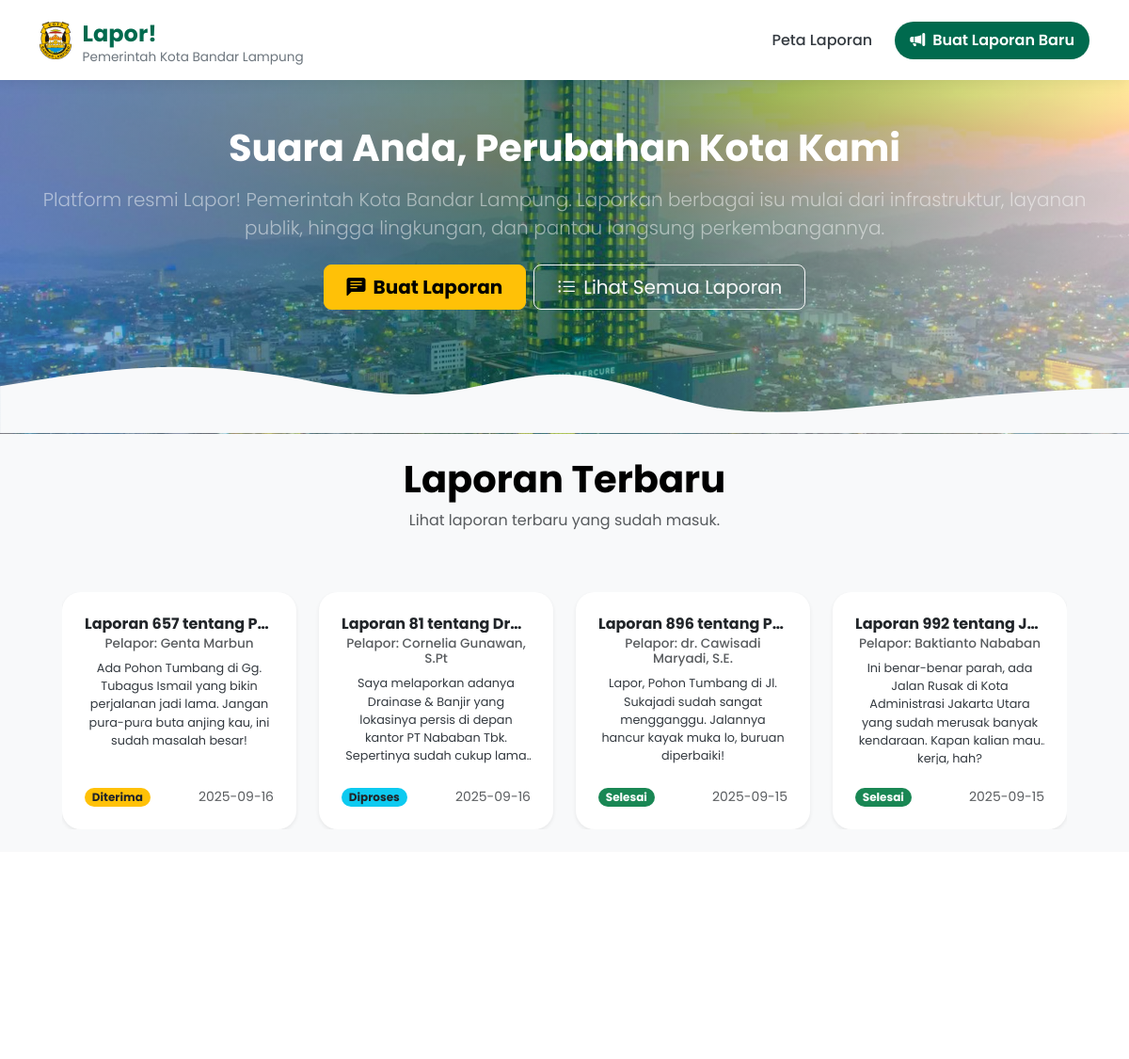
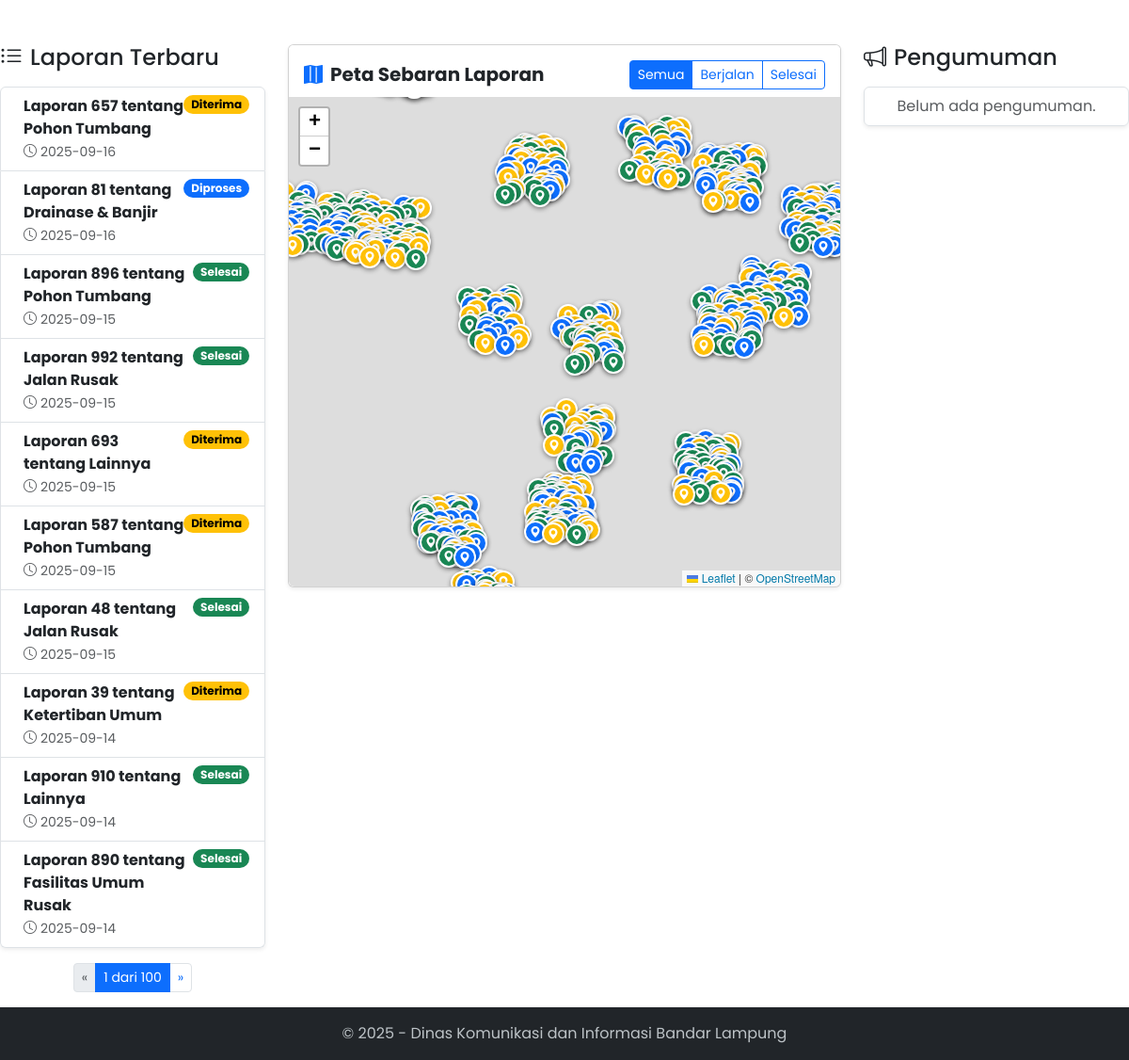
The page / on the database its author committed (2 pictures, top to bottom).
### tables this page shows
CREATE TABLE laporan (
    id INTEGER PRIMARY KEY AUTOINCREMENT,
    nomor_laporan TEXT NOT NULL UNIQUE,
    nama_pelapor TEXT NOT NULL,
    no_whatsapp TEXT,
    judul TEXT NOT NULL,
    deskripsi TEXT NOT NULL,
    -- PERUBAHAN UTAMA: Menggunakan Foreign Key ke tabel kategori
    kategori_id INTEGER NOT NULL,
    kecamatan TEXT,
    kelurahan TEXT,
    foto TEXT,
    foto_selesai TEXT,
    dinas_penugas TEXT,
    pengumuman_publik TEXT,
    latitude REAL NOT NULL,
    longitude REAL NOT NULL,
    status TEXT NOT NULL DEFAULT 'Diterima',
    support_count INTEGER DEFAULT 0,
    timestamp DATETIME DEFAULT CURRENT_TIMESTAMP,
    -- Mendefinisikan hubungan antar tabel
    FOREIGN KEY (kategori_id) REFERENCES kategori (id)
);

### app.py (the view)
@app.route('/')
def index():
    laporan_page = request.args.get('laporan_page', 1, type=int)
    laporan_per_page = 10
    laporan_offset = (laporan_page - 1) * laporan_per_page
    pengumuman_page = request.args.get('pengumuman_page', 1, type=int)
    pengumuman_per_page = 5
    pengumuman_offset = (pengumuman_page - 1) * pengumuman_per_page
    conn = get_db_connection()
    query_all = """
        SELECT l.id, l.judul, k.nama_kategori, l.status, l.latitude, l.longitude, l.support_count
        FROM laporan l JOIN kategori k ON l.kategori_id = k.id
    """
    query_paginated = """
        SELECT l.*, k.nama_kategori
        FROM laporan l JOIN kategori k ON l.kategori_id = k.id
        ORDER BY l.timestamp DESC LIMIT ? OFFSET ?
    """
    all_laporan_rows = conn.execute(query_all).fetchall()
    paginated_laporan_rows = conn.execute(query_paginated, (laporan_per_page, laporan_offset)).fetchall()
    total_laporan = conn.execute('SELECT COUNT(id) FROM laporan').fetchone()[0]
    paginated_pengumuman_rows = conn.execute(
        "SELECT id, judul, pengumuman_publik, timestamp FROM laporan WHERE pengumuman_publik IS NOT NULL AND pengumuman_publik != '' AND status != 'Selesai' ORDER BY timestamp DESC LIMIT ? OFFSET ?",
        (pengumuman_per_page, pengumuman_offset)
    ).fetchall()
    total_pengumuman = conn.execute("SELECT COUNT(id) FROM laporan WHERE pengumuman_publik IS NOT NULL AND pengumuman_publik != '' AND status != 'Selesai'").fetchone()[0]
    conn.close()
    all_laporan_list = [dict(row) for row in all_laporan_rows]
    paginated_laporan_list = [dict(row) for row in paginated_laporan_rows]
    paginated_pengumuman_list = [dict(row) for row in paginated_pengumuman_rows]
    total_laporan_pages = math.ceil(total_laporan / laporan_per_page)
    total_pengumuman_pages = math.ceil(total_pengumuman / pengumuman_per_page)
    return render_template(
        'home.html',
        all_laporan_list=all_laporan_list,
        paginated_laporan_list=paginated_laporan_list,
        paginated_pengumuman_list=paginated_pengumuman_list,
        laporan_pagination={'page': laporan_page, 'total_pages': total_laporan_pages},
        pengumuman_pagination={'page': pengumuman_page, 'total_pages': total_pengumuman_pages}
    )

### app.py (called while the page is built)
def get_db_connection():
    conn = sqlite3.connect(DATABASE, detect_types=sqlite3.PARSE_DECLTYPES | sqlite3.PARSE_COLNAMES)
    conn.row_factory = sqlite3.Row
    return conn

### templates/home.html (shortened to what this page needs)
{% extends "layout.html" %} {% block title %}Dashboard Publik Lapor!{% endblock %} {% block content %}
<div class="section" id="hero">
     <div class="container py-5 text-center">
          <h1 class="display-6 fw-bold text-white mb-3">Suara Anda, Perubahan Kota Kami</h1>
          <p class="lead text-white-50">Platform resmi Lapor! Pemerintah Kota Bandar Lampung. Laporkan berbagai isu mulai dari infrastruktur, layanan publik, hingga lingkungan, dan pantau langsung perkembangannya.</p>
          <div class="d-grid gap-2 d-sm-flex justify-content-sm-center mt-4">
               <a href="{{ url_for('lapor') }}" class="btn btn-warning btn-lg px-4 gap-3 fw-bold laporan"> <i class="bi bi-chat-left-text-fill me-2"></i>Buat Laporan </a>
               <a href="{{ url_for('index') }}" class="btn btn-outline-light btn-lg px-4"> <i class="bi bi-list-ul me-2"></i>Lihat Semua Laporan </a>
          </div>
     </div>
</div>
<div class="section" id="peta">
     <div class="container-md text-center">
          <div class="row p-4 justify-content-around align-items-center">
               <div class="col-12 text-center mb-5">
                    <h4 class="display-6 fw-bold text-black">Laporan Terbaru</h4>
                    <p class="text-muted">Lihat laporan terbaru yang sudah masuk.</p>
               </div>
               <div class="col-12">
                    <div id="laporanCarousel" class="carousel slide" data-bs-ride="carousel">
                         <div class="carousel-inner" role="listbox">
                              {% set chunk_size = 4 %} {% set chunks = (paginated_laporan_list | batch(chunk_size)) %} {% for chunk in chunks %}
                              <div class="carousel-item {% if loop.first %}active{% endif %}">
                                   <div class="row g-4">
                                        {% for laporan in chunk %}
                                        <div class="col-lg-3 col-md-6">
                                             <a href="{{ url_for('detail_laporan', laporan_id=laporan.id) }}" class="card laporan-card shadow-sm h-100">
                                                  <div class="card-body d-flex flex-column">
                                                       <h5 class="card-title fw-bold text-truncate">{{ laporan.judul }}</h5>
                                                       <h6 class="card-subtitle mb-2 text-muted">Pelapor: {{ laporan.nama_pelapor }}</h6>
                                                       <p class="card-text flex-grow-1">{{ laporan.deskripsi }}</p>
                                                       <div class="d-flex justify-content-between align-items-center mt-auto pt-2">
                                                            <span
                                                                 class="badge {% if laporan.status == 'Diterima' %}bg-warning text-dark{% elif laporan.status == 'Diproses' %}bg-info text-dark{% elif laporan.status == 'Selesai' %}bg-success{% else %}bg-secondary{% endif %} rounded-pill"
                                                            >
                                                                 {{ laporan.status }}
                                                            </span>
                                                            <small class="text-muted">{{ laporan.timestamp.split(' ')[0] }}</small>
                                                       </div>
                                                  </div>
                                             </a>
                                        </div>
                                        {% endfor %}
                                   </div>
                              </div>
                              {% endfor %}
                         </div>
                         <button class="carousel-control-prev" type="button" data-bs-target="#laporanCarousel" data-bs-slide="prev">
                              <span class="carousel-control-prev-icon" aria-hidden="true"></span>
                         </button>
                         <button class="carousel-control-next" type="button" data-bs-target="#laporanCarousel" data-bs-slide="next">
                              <span class="carousel-control-next-icon" aria-hidden="true"></span>
                         </button>
                    </div>
               </div>
          </div>
     </div>
</div>
<div class="section">
</div>
<div class="row g-4">
     <div class="col-lg-3 bg-pr">
          <h4 class="mb-3"><i class="bi bi-list-ul me-2"></i>Laporan Terbaru</h4>
          <div class="list-group shadow-sm listlaporan">
               {% for laporan in paginated_laporan_list %}
               <a href="{{ url_for('detail_laporan', laporan_id=laporan.id) }}" class="list-group-item list-group-item-action d-flex justify-content-between align-items-start">
                    <div class="ms-2 me-auto">
                         <div class="fw-bold">{{ laporan.judul }}</div>
                         <small class="text-muted"><i class="bi bi-clock me-1"></i>{{ laporan.timestamp.split(' ')[0] }}</small>
                    </div>
                    <span
                         class="badge {% if laporan.status == 'Diterima' %}text-bg-warning {% elif laporan.status == 'Diproses' %}text-bg-primary {% elif laporan.status == 'Selesai' %}text-bg-success {% else %}text-bg-secondary {% endif %} rounded-pill"
                         style="font-size: 0.75rem"
                         >{{ laporan.status }}</span
                    >
               </a>
               {% else %}
               <div class="list-group-item text-center text-muted">Belum ada laporan.</div>
               {% endfor %}
          </div>
          {% if laporan_pagination.total_pages > 1 %}
          <nav class="mt-3">
               <ul class="pagination pagination-sm justify-content-center">
                    <li class="page-item {% if laporan_pagination.page == 1 %}disabled{% endif %}">
                         <a class="page-link" href="{{ url_for('index', laporan_page=laporan_pagination.page - 1, pengumuman_page=pengumuman_pagination.page) }}">&laquo;</a>
                    </li>
                    <li class="page-item active">
                         <span class="page-link">{{ laporan_pagination.page }} dari {{ laporan_pagination.total_pages }}</span>
                    </li>
                    <li class="page-item {% if laporan_pagination.page == laporan_pagination.total_pages %}disabled{% endif %}">
                         <a class="page-link" href="{{ url_for('index', laporan_page=laporan_pagination.page + 1, pengumuman_page=pengumuman_pagination.page) }}">&raquo;</a>
                    </li>
               </ul>
          </nav>
          {% endif %}
     </div>
     <div class="col-lg-6">
          <div class="card shadow-sm">
               <div class="card-header bg-white border-0 pt-3">
                    <div class="d-flex justify-content-between align-items-center">
                         <h5 class="mb-0 fw-bold"><i class="bi bi-map-fill me-2 text-primary"></i>Peta Sebaran Laporan</h5>
                         <div class="btn-group btn-group-sm" role="group">
                              <label class="btn btn-outline-primary" for="filter_semua">Semua</label>
                              <label class="btn btn-outline-primary" for="filter_berjalan">Berjalan</label>
                              <label class="btn btn-outline-primary" for="filter_selesai">Selesai</label>
                         </div>
                    </div>
               </div>
               <div class="card-body p-0">
                    <div id="map" style="height: 520px; border-radius: 0 0 0.375rem 0.375rem"></div>
               </div>
          </div>
     </div>
     <div class="col-lg-3">
          <h4 class="mb-3"><i class="bi bi-megaphone me-2"></i>Pengumuman</h4>
          <div class="list-group shadow-sm">
               {% for p in paginated_pengumuman_list %}
               <a href="{{ url_for('detail_laporan', laporan_id=p.id) }}" class="list-group-item list-group-item-action">
                    <div class="fw-bold">Re: {{ p.judul }}</div>
                    <p class="mb-1 small text-muted">"{{ p.pengumuman_publik|truncate(80) }}"</p>
                    <small class="text-muted"><i class="bi bi-calendar-check me-1"></i>{{ p.timestamp.split(' ')[0] }}</small>
               </a>
               {% else %}
               <div class="list-group-item text-center text-muted">Belum ada pengumuman.</div>
               {% endfor %}
          </div>
     </div>
</div>
{% endblock %}

### templates/layout.html (shortened to what this page needs)
<!DOCTYPE html>
<html lang="id">
     <head>
          <link href="https://cdn.jsdelivr.net/npm/bootstrap@5.3.3/dist/css/bootstrap.min.css" rel="stylesheet" />
          <link rel="stylesheet" href="https://cdn.jsdelivr.net/npm/bootstrap-icons@1.10.5/font/bootstrap-icons.css" />
          <link rel="stylesheet" href="https://unpkg.com/leaflet@1.9.4/dist/leaflet.css" />
     </head>
     <body>
          <nav class="navbar navbar-expand-lg navbar-light sticky-top">
               <div class="container">
                    <a class="navbar-brand d-flex align-items-center" href="{{ url_for('index') }}">
                         <img src="{{ url_for('static', filename='img/logo.png') }}" alt="Logo Bandar Lampung" />
                         <div class="navbar-title">
                              <span class="main-title">Lapor!</span>
                              <span class="sub-title">Pemerintah Kota Bandar Lampung</span>
                         </div>
                    </a>
                    <div class="collapse navbar-collapse" id="navbarNav">
                         <ul class="navbar-nav ms-auto align-items-center">
                              <li class="nav-item">
                                   <a class="nav-link" href="{{ url_for('index') }}">Peta Laporan</a>
                              </li>
                              <li class="nav-item ms-lg-3">
                                   <a class="nav-link btn btn-success text-white px-3" href="{{ url_for('lapor') }}"> <i class="bi bi-megaphone-fill me-2"></i>Buat Laporan Baru </a>
                              </li>
                         </ul>
                    </div>
               </div>
          </nav>
          <main>
               <div class="container-fluid utama">
                     {% block content %}{% endblock %}
               </div>
          </main>
          <footer class="footer bg-dark text-white text-center py-3 mt-auto">
               <div class="container">
                    <p class="mb-0">&copy; 2025 - Dinas Komunikasi dan Informasi Bandar Lampung</p>
               </div>
          </footer>
     </body>
</html>

### templates/layout.html (style rules this page uses)
:root { --primary-color: #006a4e; --secondary-color: #4a90e2; --light-bg: #fdfdff; --dark-text: #343a40; --light-text: #ffffff; --font-family-main: "Poppins", sans-serif; }
body { font-family: var(--font-family-main); display: flex; flex-direction: column; min-height: 100vh; width: 100%; margin: 0 !important; padding: 0 !important; gap: 0 !important; }
main { flex: 1; }
.navbar { background-color: var(--light-text); box-shadow: 0 2px 15px rgba(0, 0, 0, 0.08); padding: 0.8rem 0; }
.navbar-brand img { height: 40px; width: auto; margin-right: 12px; }
.navbar-title .main-title { font-weight: 700; color: var(--primary-color); font-size: 1.5rem; }
.navbar-title .sub-title { font-size: 0.85rem; color: #6c757d; display: block; line-height: 1; }
.nav-link { font-weight: 500; color: var(--dark-text); transition: color 0.3s ease; }
.navbar .btn { background-color: var(--primary-color); border-color: var(--primary-color); font-weight: 600; border-radius: 50rem; transition: all 0.3s ease; padding: 8px 20px; }
.utama { padding: 0 !important; }
.section#hero { background-image: linear-gradient(to right, #4a90e299, #006a4e99, #ffffff99), url("../static/img/bg2.jpg"); background-repeat: no-repeat; background-size: cover; background-position: center; display: flex; flex-direction: column; justify-content: flex-end; margin: 0 !important; flex-grow: 1; }
#peta { min-height: 50vh; background-color: #f8f9fa; }
.laporan-card { border: none; border-radius: 1.25rem; transition: transform 0.3s ease, box-shadow 0.3s ease; overflow: hidden; text-decoration: none; }
.laporan-card .card-body { padding: 1.5rem; display: flex; flex-direction: column; }
.laporan-card .card-title { font-size: 1rem; font-weight: 700; margin-bottom: 0.5rem; }
.laporan-card .card-subtitle { font-size: 0.85rem; margin-bottom: 0.75rem; }
.laporan-card .card-text { font-size: 0.8rem; color: var(--dark-text); line-height: 1.5; flex-grow: 1; display: -webkit-box; -webkit-line-clamp: 5; -webkit-box-orient: vertical; overflow: hidden; text-overflow: ellipsis; }
.laporan-card .badge { font-size: 0.75rem; }
.footer { background-color: #2c3e50; padding: 40px 0; }
.footer p, .footer a { color: #bdc3c7; text-decoration: none; }

### rows shown on the page
laporan: judul "Laporan 657 tentang P…", nama_pelapor "Genta Marbun", deskripsi "Ada Pohon Tumbang di Gg. Tubagus Ismail yang bikin perjalanan jadi lama. Jangan pura-pura buta anjing kau, ini sudah masalah besar!", status "Diterima", timestamp "2025-09-16", judul "Laporan 657 tentang Pohon Tumbang"
laporan: judul "Laporan 81 tentang Dr…", nama_pelapor "Cornelia Gunawan, S.Pt", deskripsi "Saya melaporkan adanya Drainase & Banjir yang lokasinya persis di depan kantor PT Nababan Tbk. Sepertinya sudah cukup…", status "Diproses", timestamp "2025-09-16", judul "Laporan 81 tentang Drainase & Banjir"
laporan: judul "Laporan 896 tentang P…", nama_pelapor "dr. Cawisadi Maryadi, S.E.", deskripsi "Lapor, Pohon Tumbang di Jl. Sukajadi sudah sangat mengganggu. Jalannya hancur kayak muka lo, buruan diperbaiki!", status "Selesai", timestamp "2025-09-15", judul "Laporan 896 tentang Pohon Tumbang"
laporan: judul "Laporan 992 tentang J…", nama_pelapor "Baktianto Nababan", deskripsi "Ini benar-benar parah, ada Jalan Rusak di Kota Administrasi Jakarta Utara yang sudah merusak banyak kendaraan. Kapan kalian mau kerja, hah?", status "Selesai", timestamp "2025-09-15", judul "Laporan 992 tentang Jalan Rusak"
laporan: judul "Laporan 693 tentang Lainnya", timestamp "2025-09-15", status "Diterima"
laporan: judul "Laporan 587 tentang Pohon Tumbang", timestamp "2025-09-15", status "Diterima"
laporan: judul "Laporan 48 tentang Jalan Rusak", timestamp "2025-09-15", status "Selesai"
laporan: judul "Laporan 39 tentang Ketertiban Umum", timestamp "2025-09-14", status "Diterima"
laporan: judul "Laporan 910 tentang Lainnya", timestamp "2025-09-14", status "Selesai"
laporan: judul "Laporan 890 tentang Fasilitas Umum Rusak", timestamp "2025-09-14", status "Selesai"

### other values the page prints
{{ laporan_pagination.page }} "1"
{{ laporan_pagination.total_pages }} "100"
